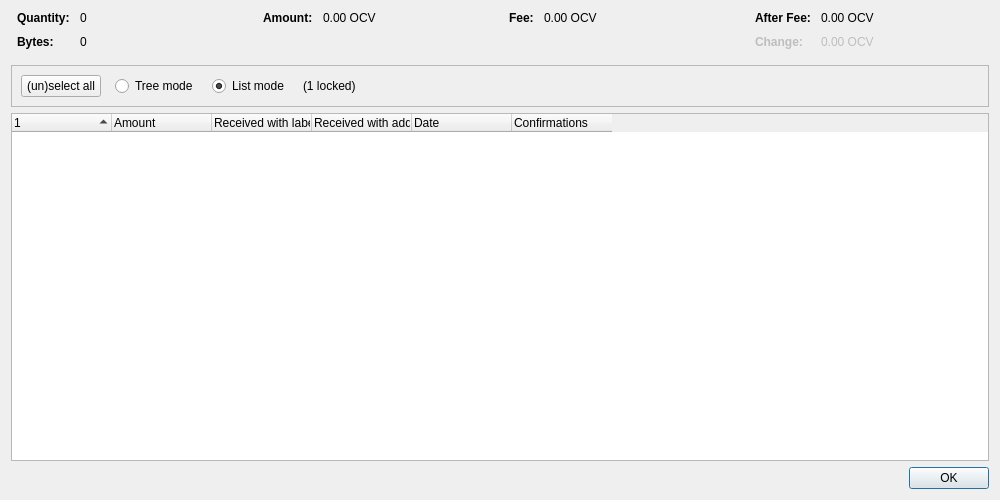
<?xml version="1.0" encoding="UTF-8"?>
<ui version="4.0">
 <class>CoinControlDialog</class>
 <widget class="QDialog" name="CoinControlDialog">
  <property name="geometry">
   <rect>
    <x>0</x>
    <y>0</y>
    <width>1000</width>
    <height>500</height>
   </rect>
  </property>
  <property name="windowTitle">
   <string>Coin Selection</string>
  </property>
  <layout class="QVBoxLayout" name="verticalLayout">
   <item>
    <layout class="QHBoxLayout" name="horizontalLayoutTop" stretch="0,0,0,0">
     <property name="topMargin">
      <number>0</number>
     </property>
     <property name="bottomMargin">
      <number>10</number>
     </property>
     <item>
      <layout class="QFormLayout" name="formLayoutCoinControl1">
       <property name="labelAlignment">
        <set>Qt::AlignLeft|Qt::AlignVCenter</set>
       </property>
       <property name="horizontalSpacing">
        <number>10</number>
       </property>
       <property name="verticalSpacing">
        <number>10</number>
       </property>
       <property name="leftMargin">
        <number>6</number>
       </property>
       <property name="rightMargin">
        <number>6</number>
       </property>
       <item row="0" column="0">
        <widget class="QLabel" name="labelCoinControlQuantityText">
         <property name="font">
          <font>
           <weight>75</weight>
           <bold>true</bold>
          </font>
         </property>
         <property name="text">
          <string>Quantity:</string>
         </property>
        </widget>
       </item>
       <item row="0" column="1">
        <widget class="QLabel" name="labelCoinControlQuantity">
         <property name="cursor">
          <cursorShape>IBeamCursor</cursorShape>
         </property>
         <property name="contextMenuPolicy">
          <enum>Qt::ActionsContextMenu</enum>
         </property>
         <property name="text">
          <string notr="true">0</string>
         </property>
         <property name="textInteractionFlags">
          <set>Qt::LinksAccessibleByMouse|Qt::TextSelectableByKeyboard|Qt::TextSelectableByMouse</set>
         </property>
        </widget>
       </item>
       <item row="1" column="0">
        <widget class="QLabel" name="labelCoinControlBytesText">
         <property name="font">
          <font>
           <weight>75</weight>
           <bold>true</bold>
          </font>
         </property>
         <property name="text">
          <string>Bytes:</string>
         </property>
        </widget>
       </item>
       <item row="1" column="1">
        <widget class="QLabel" name="labelCoinControlBytes">
         <property name="cursor">
          <cursorShape>IBeamCursor</cursorShape>
         </property>
         <property name="contextMenuPolicy">
          <enum>Qt::ActionsContextMenu</enum>
         </property>
         <property name="text">
          <string notr="true">0</string>
         </property>
         <property name="textInteractionFlags">
          <set>Qt::LinksAccessibleByMouse|Qt::TextSelectableByKeyboard|Qt::TextSelectableByMouse</set>
         </property>
        </widget>
       </item>
      </layout>
     </item>
     <item>
      <layout class="QFormLayout" name="formLayoutCoinControl2">
       <property name="horizontalSpacing">
        <number>10</number>
       </property>
       <property name="verticalSpacing">
        <number>10</number>
       </property>
       <property name="leftMargin">
        <number>6</number>
       </property>
       <property name="rightMargin">
        <number>6</number>
       </property>
       <item row="0" column="0">
        <widget class="QLabel" name="labelCoinControlAmountText">
         <property name="font">
          <font>
           <weight>75</weight>
           <bold>true</bold>
          </font>
         </property>
         <property name="text">
          <string>Amount:</string>
         </property>
        </widget>
       </item>
       <item row="0" column="1">
        <widget class="QLabel" name="labelCoinControlAmount">
         <property name="cursor">
          <cursorShape>IBeamCursor</cursorShape>
         </property>
         <property name="contextMenuPolicy">
          <enum>Qt::ActionsContextMenu</enum>
         </property>
         <property name="text">
          <string notr="true">0.00 OCV</string>
         </property>
         <property name="textInteractionFlags">
          <set>Qt::LinksAccessibleByMouse|Qt::TextSelectableByKeyboard|Qt::TextSelectableByMouse</set>
         </property>
        </widget>
       </item>
      </layout>
     </item>
     <item>
      <layout class="QFormLayout" name="formLayoutCoinControl3">
       <property name="horizontalSpacing">
        <number>10</number>
       </property>
       <property name="verticalSpacing">
        <number>10</number>
       </property>
       <property name="leftMargin">
        <number>6</number>
       </property>
       <property name="rightMargin">
        <number>6</number>
       </property>
       <item row="0" column="0">
        <widget class="QLabel" name="labelCoinControlFeeText">
         <property name="font">
          <font>
           <weight>75</weight>
           <bold>true</bold>
          </font>
         </property>
         <property name="text">
          <string>Fee:</string>
         </property>
        </widget>
       </item>
       <item row="0" column="1">
        <widget class="QLabel" name="labelCoinControlFee">
         <property name="cursor">
          <cursorShape>IBeamCursor</cursorShape>
         </property>
         <property name="contextMenuPolicy">
          <enum>Qt::ActionsContextMenu</enum>
         </property>
         <property name="text">
          <string notr="true">0.00 OCV</string>
         </property>
         <property name="textInteractionFlags">
          <set>Qt::LinksAccessibleByMouse|Qt::TextSelectableByKeyboard|Qt::TextSelectableByMouse</set>
         </property>
        </widget>
       </item>
      </layout>
     </item>
     <item>
      <layout class="QFormLayout" name="formLayoutCoinControl4">
       <property name="labelAlignment">
        <set>Qt::AlignLeft|Qt::AlignVCenter</set>
       </property>
       <property name="horizontalSpacing">
        <number>10</number>
       </property>
       <property name="verticalSpacing">
        <number>10</number>
       </property>
       <property name="leftMargin">
        <number>6</number>
       </property>
       <property name="rightMargin">
        <number>6</number>
       </property>
       <item row="0" column="0">
        <widget class="QLabel" name="labelCoinControlAfterFeeText">
         <property name="font">
          <font>
           <weight>75</weight>
           <bold>true</bold>
          </font>
         </property>
         <property name="text">
          <string>After Fee:</string>
         </property>
        </widget>
       </item>
       <item row="0" column="1">
        <widget class="QLabel" name="labelCoinControlAfterFee">
         <property name="cursor">
          <cursorShape>IBeamCursor</cursorShape>
         </property>
         <property name="contextMenuPolicy">
          <enum>Qt::ActionsContextMenu</enum>
         </property>
         <property name="text">
          <string notr="true">0.00 OCV</string>
         </property>
         <property name="textInteractionFlags">
          <set>Qt::LinksAccessibleByMouse|Qt::TextSelectableByKeyboard|Qt::TextSelectableByMouse</set>
         </property>
        </widget>
       </item>
       <item row="1" column="0">
        <widget class="QLabel" name="labelCoinControlChangeText">
         <property name="enabled">
          <bool>false</bool>
         </property>
         <property name="font">
          <font>
           <weight>75</weight>
           <bold>true</bold>
          </font>
         </property>
         <property name="text">
          <string>Change:</string>
         </property>
        </widget>
       </item>
       <item row="1" column="1">
        <widget class="QLabel" name="labelCoinControlChange">
         <property name="enabled">
          <bool>false</bool>
         </property>
         <property name="cursor">
          <cursorShape>IBeamCursor</cursorShape>
         </property>
         <property name="contextMenuPolicy">
          <enum>Qt::ActionsContextMenu</enum>
         </property>
         <property name="text">
          <string notr="true">0.00 OCV</string>
         </property>
         <property name="textInteractionFlags">
          <set>Qt::LinksAccessibleByMouse|Qt::TextSelectableByKeyboard|Qt::TextSelectableByMouse</set>
         </property>
        </widget>
       </item>
      </layout>
     </item>
    </layout>
   </item>
   <item>
    <widget class="QFrame" name="frame">
     <property name="minimumSize">
      <size>
       <width>0</width>
       <height>40</height>
      </size>
     </property>
     <property name="frameShape">
      <enum>QFrame::StyledPanel</enum>
     </property>
     <property name="frameShadow">
      <enum>QFrame::Sunken</enum>
     </property>
     <layout class="QHBoxLayout" name="horizontalLayout">
      <item>
       <layout class="QHBoxLayout" name="horizontalLayoutPanel" stretch="0,0,0,0,0">
        <property name="spacing">
         <number>14</number>
        </property>
        <item>
         <widget class="QPushButton" name="pushButtonSelectAll">
          <property name="sizePolicy">
           <sizepolicy hsizetype="Maximum" vsizetype="Fixed">
            <horstretch>0</horstretch>
            <verstretch>0</verstretch>
           </sizepolicy>
          </property>
          <property name="text">
           <string>(un)select all</string>
          </property>
          <property name="autoDefault">
           <bool>false</bool>
          </property>
         </widget>
        </item>
        <item>
         <widget class="QRadioButton" name="radioTreeMode">
          <property name="sizePolicy">
           <sizepolicy hsizetype="Maximum" vsizetype="Fixed">
            <horstretch>0</horstretch>
            <verstretch>0</verstretch>
           </sizepolicy>
          </property>
          <property name="text">
           <string>Tree mode</string>
          </property>
         </widget>
        </item>
        <item>
         <widget class="QRadioButton" name="radioListMode">
          <property name="sizePolicy">
           <sizepolicy hsizetype="Maximum" vsizetype="Fixed">
            <horstretch>0</horstretch>
            <verstretch>0</verstretch>
           </sizepolicy>
          </property>
          <property name="text">
           <string>List mode</string>
          </property>
          <property name="checked">
           <bool>true</bool>
          </property>
         </widget>
        </item>
        <item>
         <widget class="QLabel" name="labelLocked">
          <property name="text">
           <string notr="true">(1 locked)</string>
          </property>
         </widget>
        </item>
        <item>
         <spacer name="horizontalSpacer">
          <property name="orientation">
           <enum>Qt::Horizontal</enum>
          </property>
          <property name="sizeHint" stdset="0">
           <size>
            <width>40</width>
            <height>20</height>
           </size>
          </property>
         </spacer>
        </item>
       </layout>
      </item>
     </layout>
    </widget>
   </item>
   <item>
    <widget class="CoinControlTreeWidget" name="treeWidget">
     <property name="contextMenuPolicy">
      <enum>Qt::CustomContextMenu</enum>
     </property>
     <property name="sortingEnabled">
      <bool>false</bool>
     </property>
     <property name="columnCount">
      <number>6</number>
     </property>
     <attribute name="headerShowSortIndicator" stdset="0">
      <bool>true</bool>
     </attribute>
     <attribute name="headerStretchLastSection">
      <bool>false</bool>
     </attribute>
     <column>
      <property name="text">
       <string/>
      </property>
     </column>
     <column>
      <property name="text">
       <string>Amount</string>
      </property>
     </column>
     <column>
      <property name="text">
       <string>Received with label</string>
      </property>
     </column>
     <column>
      <property name="text">
       <string>Received with address</string>
      </property>
     </column>
     <column>
      <property name="text">
       <string>Date</string>
      </property>
     </column>
     <column>
      <property name="text">
       <string>Confirmations</string>
      </property>
      <property name="toolTip">
       <string>Confirmed</string>
      </property>
     </column>
     <column>
      <property name="text">
       <string/>
      </property>
     </column>
     <column>
      <property name="text">
       <string/>
      </property>
     </column>
     <column>
      <property name="text">
       <string/>
      </property>
     </column>
     <column>
      <property name="text">
       <string/>
      </property>
     </column>
    </widget>
   </item>
   <item>
    <widget class="QDialogButtonBox" name="buttonBox">
     <property name="orientation">
      <enum>Qt::Horizontal</enum>
     </property>
     <property name="standardButtons">
      <set>QDialogButtonBox::Ok</set>
     </property>
    </widget>
   </item>
  </layout>
 </widget>
 <customwidgets>
  <customwidget>
   <class>CoinControlTreeWidget</class>
   <extends>QTreeWidget</extends>
   <header>qt/coincontroltreewidget.h</header>
  </customwidget>
 </customwidgets>
 <resources/>
 <connections/>
</ui>
